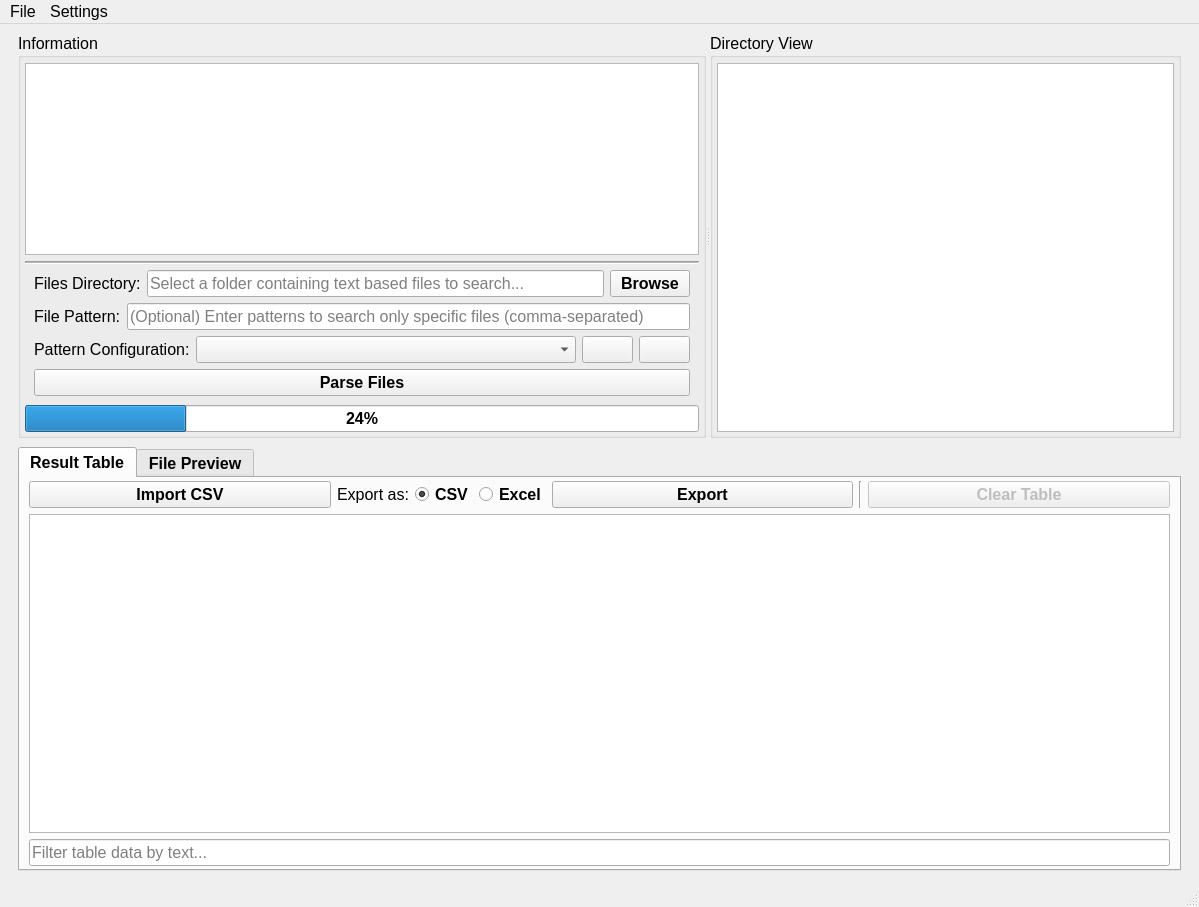
<?xml version="1.0" encoding="UTF-8"?>
<ui version="4.0">
 <class>MainWindow</class>
 <widget class="QMainWindow" name="MainWindow">
  <property name="geometry">
   <rect>
    <x>0</x>
    <y>0</y>
    <width>1199</width>
    <height>907</height>
   </rect>
  </property>
  <property name="font">
   <font>
    <pointsize>12</pointsize>
   </font>
  </property>
  <property name="windowTitle">
   <string>Lobster Log Reporter</string>
  </property>
  <property name="windowIcon">
   <iconset resource="assets/qrc/LobsterLogReporter.qrc">
    <normaloff>:/icons/app-icon.ico</normaloff>:/icons/app-icon.ico</iconset>
  </property>
  <property name="iconSize">
   <size>
    <width>64</width>
    <height>64</height>
   </size>
  </property>
  <widget class="QWidget" name="centralwidget">
   <layout class="QVBoxLayout" name="verticalLayout">
    <item>
     <widget class="QWidget" name="widgetTop" native="true">
      <layout class="QVBoxLayout" name="verticalLayout_11">
       <property name="topMargin">
        <number>0</number>
       </property>
       <property name="bottomMargin">
        <number>3</number>
       </property>
       <item>
        <widget class="QSplitter" name="splitterTop">
         <property name="minimumSize">
          <size>
           <width>0</width>
           <height>300</height>
          </size>
         </property>
         <property name="orientation">
          <enum>Qt::Orientation::Horizontal</enum>
         </property>
         <widget class="QGroupBox" name="verticalGroupBox_information">
          <property name="title">
           <string>Information</string>
          </property>
          <property name="flat">
           <bool>false</bool>
          </property>
          <layout class="QVBoxLayout" name="verticalLeftLogView">
           <property name="spacing">
            <number>6</number>
           </property>
           <property name="leftMargin">
            <number>4</number>
           </property>
           <property name="topMargin">
            <number>5</number>
           </property>
           <property name="rightMargin">
            <number>4</number>
           </property>
           <property name="bottomMargin">
            <number>3</number>
           </property>
           <item>
            <widget class="QTextEdit" name="text_edit_program_output">
             <property name="minimumSize">
              <size>
               <width>0</width>
               <height>0</height>
              </size>
             </property>
             <property name="lineWrapMode">
              <enum>QTextEdit::LineWrapMode::NoWrap</enum>
             </property>
            </widget>
           </item>
           <item>
            <widget class="Line" name="line_separator">
             <property name="windowModality">
              <enum>Qt::WindowModality::NonModal</enum>
             </property>
             <property name="frameShadow">
              <enum>QFrame::Shadow::Sunken</enum>
             </property>
             <property name="lineWidth">
              <number>1</number>
             </property>
             <property name="midLineWidth">
              <number>1</number>
             </property>
             <property name="orientation">
              <enum>Qt::Orientation::Horizontal</enum>
             </property>
            </widget>
           </item>
           <item>
            <widget class="QWidget" name="widget_configuration" native="true">
             <property name="maximumSize">
              <size>
               <width>16777215</width>
               <height>16777215</height>
              </size>
             </property>
             <layout class="QVBoxLayout" name="verticalLayout_3">
              <property name="spacing">
               <number>6</number>
              </property>
              <property name="leftMargin">
               <number>9</number>
              </property>
              <property name="topMargin">
               <number>0</number>
              </property>
              <property name="rightMargin">
               <number>9</number>
              </property>
              <property name="bottomMargin">
               <number>3</number>
              </property>
              <item>
               <layout class="QHBoxLayout" name="horizontalLayout_3">
                <item>
                 <widget class="QLabel" name="label_files_directory">
                  <property name="text">
                   <string>Files Directory:</string>
                  </property>
                 </widget>
                </item>
                <item>
                 <widget class="QLineEdit" name="input_browse_folder">
                  <property name="placeholderText">
                   <string>Select a folder containing text based files to search...</string>
                  </property>
                  <property name="clearButtonEnabled">
                   <bool>true</bool>
                  </property>
                 </widget>
                </item>
                <item>
                 <widget class="QPushButton" name="button_browse_folder">
                  <property name="font">
                   <font>
                    <pointsize>12</pointsize>
                    <bold>true</bold>
                   </font>
                  </property>
                  <property name="toolTip">
                   <string>Browse folder directory.</string>
                  </property>
                  <property name="text">
                   <string>Browse</string>
                  </property>
                 </widget>
                </item>
               </layout>
              </item>
              <item>
               <layout class="QHBoxLayout" name="horizontalLayout_04">
                <item>
                 <widget class="QLabel" name="label_file_pattern">
                  <property name="sizePolicy">
                   <sizepolicy hsizetype="Minimum" vsizetype="Preferred">
                    <horstretch>0</horstretch>
                    <verstretch>0</verstretch>
                   </sizepolicy>
                  </property>
                  <property name="minimumSize">
                   <size>
                    <width>0</width>
                    <height>0</height>
                   </size>
                  </property>
                  <property name="text">
                   <string>File Pattern:</string>
                  </property>
                 </widget>
                </item>
                <item>
                 <widget class="QLineEdit" name="input_file_pattern">
                  <property name="minimumSize">
                   <size>
                    <width>0</width>
                    <height>0</height>
                   </size>
                  </property>
                  <property name="placeholderText">
                   <string>(Optional) Enter patterns to search only specific files (comma-separated)</string>
                  </property>
                  <property name="clearButtonEnabled">
                   <bool>true</bool>
                  </property>
                 </widget>
                </item>
               </layout>
              </item>
              <item>
               <layout class="QHBoxLayout" name="horizontalLayout_2">
                <item>
                 <widget class="QLabel" name="label_pattern_configuration">
                  <property name="sizePolicy">
                   <sizepolicy hsizetype="Preferred" vsizetype="Preferred">
                    <horstretch>0</horstretch>
                    <verstretch>0</verstretch>
                   </sizepolicy>
                  </property>
                  <property name="text">
                   <string>Pattern Configuration:</string>
                  </property>
                 </widget>
                </item>
                <item>
                 <widget class="QComboBox" name="combobox_configuration">
                  <property name="sizePolicy">
                   <sizepolicy hsizetype="Expanding" vsizetype="Fixed">
                    <horstretch>0</horstretch>
                    <verstretch>0</verstretch>
                   </sizepolicy>
                  </property>
                 </widget>
                </item>
                <item>
                 <widget class="QPushButton" name="button_refresh_configuration">
                  <property name="toolTip">
                   <string>Refresh the üatterns if new files were added to the patterns folder.</string>
                  </property>
                  <property name="text">
                   <string/>
                  </property>
                  <property name="icon">
                   <iconset theme="QIcon::ThemeIcon::ViewRefresh"/>
                  </property>
                 </widget>
                </item>
                <item>
                 <widget class="QPushButton" name="button_pattern_configuration_info">
                  <property name="toolTip">
                   <string>Show relevant info about the selected pattern configuration.</string>
                  </property>
                  <property name="text">
                   <string/>
                  </property>
                  <property name="icon">
                   <iconset theme="QIcon::ThemeIcon::HelpAbout"/>
                  </property>
                 </widget>
                </item>
               </layout>
              </item>
              <item>
               <widget class="QPushButton" name="button_parse_files">
                <property name="font">
                 <font>
                  <pointsize>12</pointsize>
                  <bold>true</bold>
                 </font>
                </property>
                <property name="toolTip">
                 <string>Parse and search the found files in the folder and display it's results into the table below.</string>
                </property>
                <property name="text">
                 <string>Parse Files</string>
                </property>
               </widget>
              </item>
             </layout>
            </widget>
           </item>
           <item>
            <widget class="QProgressBar" name="progressbar">
             <property name="font">
              <font>
               <pointsize>12</pointsize>
               <bold>true</bold>
              </font>
             </property>
             <property name="value">
              <number>24</number>
             </property>
            </widget>
           </item>
          </layout>
         </widget>
         <widget class="QGroupBox" name="verticalGroupBox_directory_view">
          <property name="title">
           <string>Directory View</string>
          </property>
          <layout class="QVBoxLayout" name="verticalRightTreeView">
           <property name="spacing">
            <number>6</number>
           </property>
           <property name="leftMargin">
            <number>4</number>
           </property>
           <property name="topMargin">
            <number>5</number>
           </property>
           <property name="rightMargin">
            <number>4</number>
           </property>
           <property name="bottomMargin">
            <number>3</number>
           </property>
           <item>
            <widget class="QTreeView" name="treeview_directory_view"/>
           </item>
          </layout>
         </widget>
        </widget>
       </item>
      </layout>
     </widget>
    </item>
    <item>
     <widget class="QWidget" name="widgetBottom" native="true">
      <layout class="QVBoxLayout" name="verticalLayout_4">
       <property name="topMargin">
        <number>0</number>
       </property>
       <property name="bottomMargin">
        <number>3</number>
       </property>
       <item>
        <widget class="QTabWidget" name="tabWidget_parsed_data_result">
         <property name="font">
          <font>
           <pointsize>12</pointsize>
           <bold>true</bold>
          </font>
         </property>
         <property name="tabShape">
          <enum>QTabWidget::TabShape::Rounded</enum>
         </property>
         <property name="currentIndex">
          <number>0</number>
         </property>
         <property name="tabBarAutoHide">
          <bool>false</bool>
         </property>
         <widget class="QWidget" name="tabWidget_parsed_data_page">
          <property name="font">
           <font>
            <pointsize>12</pointsize>
            <bold>false</bold>
           </font>
          </property>
          <attribute name="title">
           <string>Result Table</string>
          </attribute>
          <layout class="QVBoxLayout" name="verticalLayout_2">
           <property name="spacing">
            <number>6</number>
           </property>
           <property name="sizeConstraint">
            <enum>QLayout::SizeConstraint::SetDefaultConstraint</enum>
           </property>
           <property name="leftMargin">
            <number>9</number>
           </property>
           <property name="topMargin">
            <number>0</number>
           </property>
           <property name="rightMargin">
            <number>9</number>
           </property>
           <property name="bottomMargin">
            <number>3</number>
           </property>
           <item>
            <layout class="QHBoxLayout" name="horizontalLayout_4">
             <property name="spacing">
              <number>6</number>
             </property>
             <property name="topMargin">
              <number>3</number>
             </property>
             <item>
              <widget class="QPushButton" name="button_import_csv">
               <property name="font">
                <font>
                 <pointsize>12</pointsize>
                 <bold>true</bold>
                </font>
               </property>
               <property name="toolTip">
                <string>Import a CSV file into the table.</string>
               </property>
               <property name="text">
                <string>Import CSV</string>
               </property>
               <property name="icon">
                <iconset theme="QIcon::ThemeIcon::InsertLink"/>
               </property>
              </widget>
             </item>
             <item>
              <widget class="QLabel" name="label_export_as">
               <property name="sizePolicy">
                <sizepolicy hsizetype="Maximum" vsizetype="Preferred">
                 <horstretch>0</horstretch>
                 <verstretch>0</verstretch>
                </sizepolicy>
               </property>
               <property name="text">
                <string>Export as:</string>
               </property>
              </widget>
             </item>
             <item>
              <widget class="QRadioButton" name="radiobutton_csv">
               <property name="sizePolicy">
                <sizepolicy hsizetype="Maximum" vsizetype="Fixed">
                 <horstretch>0</horstretch>
                 <verstretch>0</verstretch>
                </sizepolicy>
               </property>
               <property name="font">
                <font>
                 <pointsize>12</pointsize>
                 <bold>true</bold>
                </font>
               </property>
               <property name="text">
                <string>CSV</string>
               </property>
               <property name="checked">
                <bool>true</bool>
               </property>
              </widget>
             </item>
             <item>
              <widget class="QRadioButton" name="radiobutton_excel">
               <property name="sizePolicy">
                <sizepolicy hsizetype="Maximum" vsizetype="Fixed">
                 <horstretch>0</horstretch>
                 <verstretch>0</verstretch>
                </sizepolicy>
               </property>
               <property name="font">
                <font>
                 <pointsize>12</pointsize>
                 <bold>true</bold>
                </font>
               </property>
               <property name="text">
                <string>Excel</string>
               </property>
              </widget>
             </item>
             <item>
              <widget class="QPushButton" name="button_export">
               <property name="font">
                <font>
                 <pointsize>12</pointsize>
                 <bold>true</bold>
                </font>
               </property>
               <property name="toolTip">
                <string>Export the table data.</string>
               </property>
               <property name="text">
                <string>Export</string>
               </property>
              </widget>
             </item>
             <item>
              <widget class="Line" name="line_separator_vertical">
               <property name="orientation">
                <enum>Qt::Orientation::Vertical</enum>
               </property>
              </widget>
             </item>
             <item>
              <widget class="QPushButton" name="button_clear_table">
               <property name="enabled">
                <bool>false</bool>
               </property>
               <property name="font">
                <font>
                 <pointsize>12</pointsize>
                 <bold>true</bold>
                </font>
               </property>
               <property name="toolTip">
                <string>Clear table results.</string>
               </property>
               <property name="text">
                <string>Clear Table</string>
               </property>
              </widget>
             </item>
            </layout>
           </item>
           <item>
            <widget class="QTableView" name="table_view_result">
             <property name="showGrid">
              <bool>true</bool>
             </property>
             <property name="gridStyle">
              <enum>Qt::PenStyle::SolidLine</enum>
             </property>
             <property name="sortingEnabled">
              <bool>true</bool>
             </property>
            </widget>
           </item>
           <item>
            <widget class="QLineEdit" name="input_filter_table">
             <property name="toolTip">
              <string>Filter table data.</string>
             </property>
             <property name="placeholderText">
              <string>Filter table data by text...</string>
             </property>
            </widget>
           </item>
          </layout>
         </widget>
         <widget class="QWidget" name="tabWidget_log_preview_page">
          <property name="font">
           <font>
            <pointsize>12</pointsize>
            <bold>false</bold>
           </font>
          </property>
          <attribute name="title">
           <string>File Preview</string>
          </attribute>
          <layout class="QVBoxLayout" name="verticalLayout_5">
           <property name="spacing">
            <number>6</number>
           </property>
           <property name="leftMargin">
            <number>9</number>
           </property>
           <property name="topMargin">
            <number>0</number>
           </property>
           <property name="rightMargin">
            <number>9</number>
           </property>
           <property name="bottomMargin">
            <number>3</number>
           </property>
           <item>
            <layout class="QHBoxLayout" name="horizontalLayout">
             <property name="spacing">
              <number>6</number>
             </property>
             <property name="topMargin">
              <number>3</number>
             </property>
             <item>
              <widget class="QLabel" name="label_log_preview_sort_by_date">
               <property name="sizePolicy">
                <sizepolicy hsizetype="Maximum" vsizetype="Preferred">
                 <horstretch>0</horstretch>
                 <verstretch>0</verstretch>
                </sizepolicy>
               </property>
               <property name="text">
                <string>Filter Content by Date/Time:</string>
               </property>
              </widget>
             </item>
             <item>
              <widget class="QComboBox" name="combobox_time"/>
             </item>
             <item>
              <widget class="QCheckBox" name="checkbox_log_preview_wrap_text">
               <property name="text">
                <string>Wrap Text</string>
               </property>
               <property name="checked">
                <bool>true</bool>
               </property>
              </widget>
             </item>
            </layout>
           </item>
           <item>
            <widget class="QPlainTextEdit" name="text_edit_log_preview"/>
           </item>
          </layout>
         </widget>
        </widget>
       </item>
      </layout>
     </widget>
    </item>
   </layout>
  </widget>
  <widget class="QMenuBar" name="menubar">
   <property name="geometry">
    <rect>
     <x>0</x>
     <y>0</y>
     <width>1199</width>
     <height>33</height>
    </rect>
   </property>
   <widget class="QMenu" name="menuSettings">
    <property name="title">
     <string>Settings</string>
    </property>
    <widget class="QMenu" name="menuAppearance">
     <property name="enabled">
      <bool>true</bool>
     </property>
     <property name="font">
      <font>
       <pointsize>12</pointsize>
       <bold>false</bold>
      </font>
     </property>
     <property name="title">
      <string>Appearance</string>
     </property>
     <addaction name="actionDark"/>
     <addaction name="actionLight"/>
    </widget>
    <addaction name="menuAppearance"/>
   </widget>
   <widget class="QMenu" name="menuFile">
    <property name="title">
     <string>File</string>
    </property>
    <widget class="QMenu" name="menuOpen">
     <property name="title">
      <string>Open</string>
     </property>
     <addaction name="actionInput_Directory1"/>
     <addaction name="actionOutput_Directory"/>
    </widget>
    <addaction name="menuOpen"/>
   </widget>
   <addaction name="menuFile"/>
   <addaction name="menuSettings"/>
  </widget>
  <widget class="QStatusBar" name="statusbar"/>
  <action name="actionDark">
   <property name="checkable">
    <bool>true</bool>
   </property>
   <property name="checked">
    <bool>true</bool>
   </property>
   <property name="icon">
    <iconset resource="assets/qrc/LobsterLogReporter.qrc">
     <normaloff>:/images/moon_light_mode_32x32.png</normaloff>:/images/moon_light_mode_32x32.png</iconset>
   </property>
   <property name="text">
    <string>Dark</string>
   </property>
  </action>
  <action name="actionLight">
   <property name="checkable">
    <bool>true</bool>
   </property>
   <property name="icon">
    <iconset resource="assets/qrc/LobsterLogReporter.qrc">
     <normaloff>:/images/sun_light_mode_32x32.png</normaloff>:/images/sun_light_mode_32x32.png</iconset>
   </property>
   <property name="text">
    <string>Light</string>
   </property>
  </action>
  <action name="actionInput_Directory">
   <property name="text">
    <string>Input Directory</string>
   </property>
  </action>
  <action name="actionInput_Directory1">
   <property name="icon">
    <iconset resource="assets/qrc/LobsterLogReporter.qrc">
     <normaloff>:/images/input_folder_light_512x512.png</normaloff>:/images/input_folder_light_512x512.png</iconset>
   </property>
   <property name="text">
    <string>Input Directory</string>
   </property>
  </action>
  <action name="actionOutput_Directory">
   <property name="icon">
    <iconset resource="assets/qrc/LobsterLogReporter.qrc">
     <normaloff>:/images/output_folder_light_512x512.png</normaloff>:/images/output_folder_light_512x512.png</iconset>
   </property>
   <property name="text">
    <string>Output Directory</string>
   </property>
  </action>
 </widget>
 <resources>
  <include location="assets/qrc/LobsterLogReporter.qrc"/>
 </resources>
 <connections/>
</ui>
